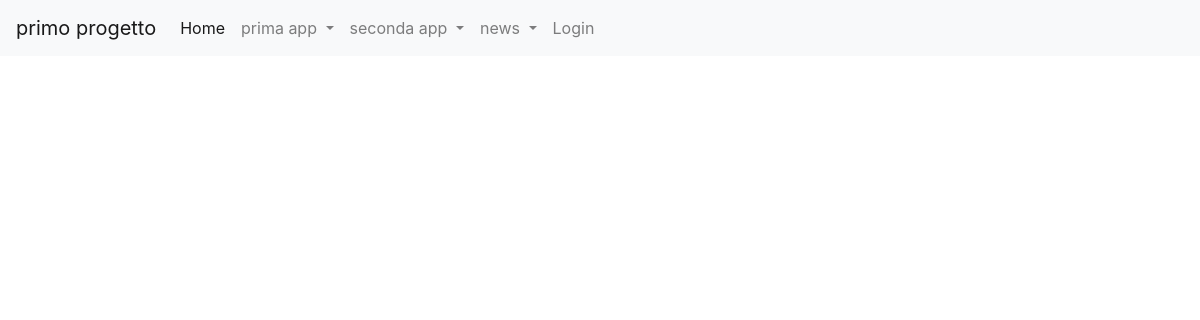
/news/listaArticoli, run on an earlier commit of the app's database.
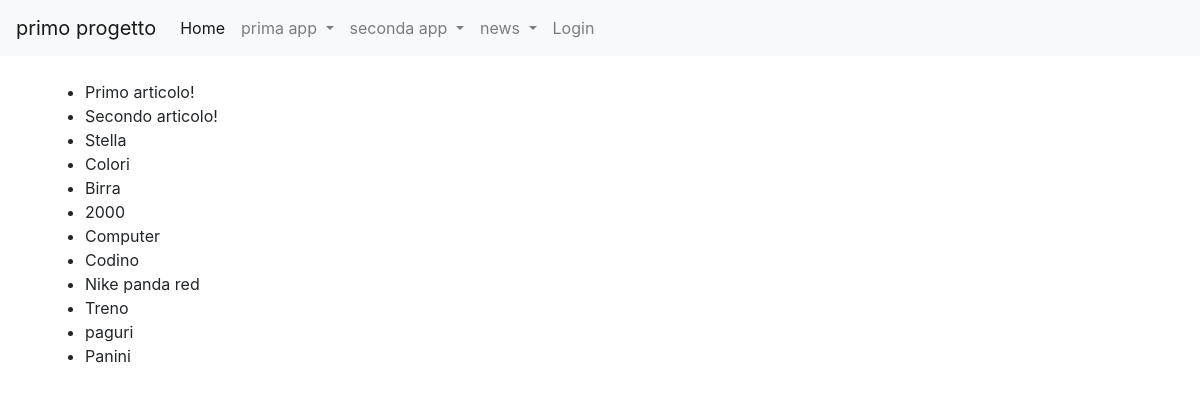
And on a later commit of the database.
### news/models.py (models this page shows)
class Articolo (models.Model):
  titolo = models.CharField(max_length=100)
  contenuto = models.TextField()
  giornalista = models.ForeignKey(Giornalista, on_delete=models.CASCADE, related_name="articoli")
  data=models.DateField(auto_now=True, blank=True)
  visualizzazioni=models.IntegerField (default=0, blank=True)
  def __str__(self):
    return self.titolo
  class Meta:
    verbose_name = "Articolo"
    verbose_name_plural = "Articoli"

### news/views.py (the view)
# urls.py: path('listaArticoli', listaArticoli, name="listaArticoli"),
def listaArticoli (request,pk=None):
    articoli = Articolo.objects.all()
    context = {
        'articoli': articoli,
    }
    return render (request, 'listaArticoli.html', context)

### news/templates/listaArticoli.html (shortened to what this page needs)
{% extends 'base.html' %}
{% block content %}
    <ul>
    {%for articolo in articoli %}
        <li>{{articolo}}</li>
    {%endfor%}
    </ul>
{%endblock content%}

### templates/base.html (shortened to what this page needs)
{% load static %}
<!doctype html>
<html lang="it">
  <head>
    <link rel="stylesheet" href="https://cdn.jsdelivr.net/npm/bootstrap@4.5.3/dist/css/bootstrap.min.css">
  </head>
  <body>
    <nav class="navbar navbar-expand-lg navbar-light bg-light">
      <a class="navbar-brand" href="#">primo progetto</a>
      <div class="collapse navbar-collapse" id="navbarSupportedContent">
        <ul class="navbar-nav mr-auto">
          <li class="nav-item active">
            <a class="nav-link" href="#">Home <span class="sr-only">(current)</span></a>
          </li>
          <li class="nav-item dropdown">
            <a class="nav-link dropdown-toggle" href="#" id="navbarDropdown" role="button" data-toggle="dropdown" aria-haspopup="true" aria-expanded="false">
              prima app
            </a>
          </li>
          <li class="nav-item dropdown">
            <a class="nav-link dropdown-toggle" href="#" id="navbarDropdown" role="button" data-toggle="dropdown" aria-haspopup="true" aria-expanded="false">
              seconda app
            </a>
          </li>
          <li class="nav-item dropdown">
            <a class="nav-link dropdown-toggle" href="#" id="navbarDropdown" role="button" data-toggle="dropdown" aria-haspopup="true" aria-expanded="false">
              news
            </a>
          </li>
          {% if request.user.is_authenticated %}
            <li class="nav-item dropdown">
            <a class="nav-link dropdown-toggle" href="#" id="navbarDropdown" role="button"
            data-toggle="dropdown" aria-haspopup="true" aria-expanded="false">
            {{ request.user.username }}
            </a>
            <div class="dropdown-menu" aria-labelledby="navbarDropdown">
            <div class="dropdown-divider"></div>
            <form id="logout-form" action="{% url 'logout' %}" method="post">
            {% csrf_token %}
            <button class="btn ft-power" type="submit">Logout</button>
            </form>
            </div>
            </li>
        {% else %}
            <li class="nav-item">
            <a class="nav-link" href="{% url 'login' %}">Login</a>
            </li>
        {% endif %}
        </ul>
      </div>
    </nav>
    <div class="container my-4">
      {%block content%}
      {%endblock%}
    </div>
  </body>
</html>

What changed in the data, as far as the page shows it:
added Articolo: titolo "Primo articolo!"
added Articolo: titolo "Secondo articolo!"
added Articolo: titolo "Stella"
added Articolo: titolo "Colori"
added Articolo: titolo "Birra"
added Articolo: titolo "2000"
added Articolo: titolo "Computer"
added Articolo: titolo "Codino"
added Articolo: titolo "Nike panda red"
added Articolo: titolo "Treno"
added Articolo: titolo "paguri"
added Articolo: titolo "Panini"
